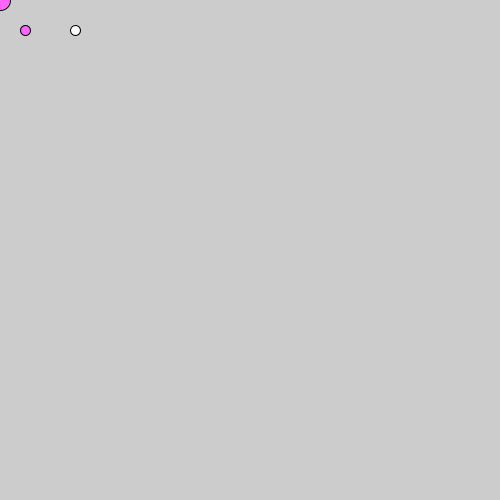
Frame 1 (no input)
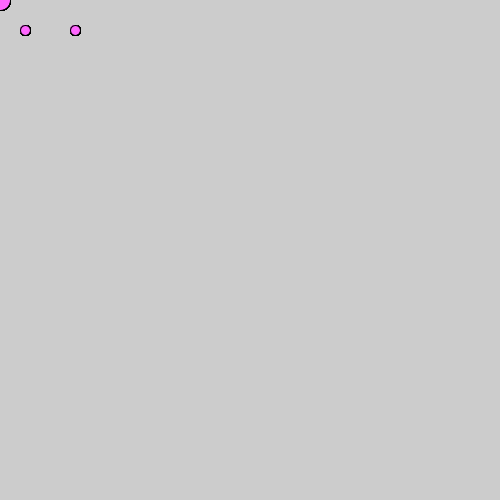
Frame 60 (the mouse pressed at the canvas centre just before this capture)
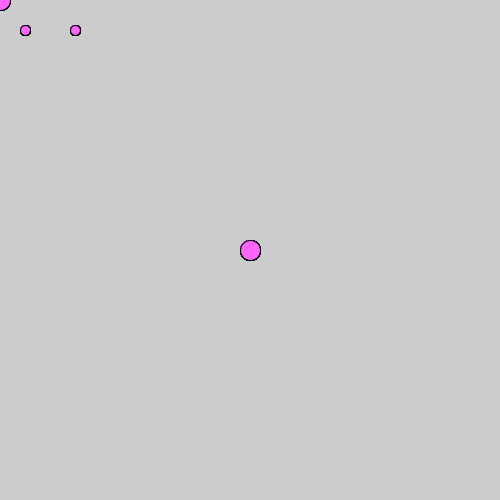
Frame 120 (the mouse held since frame 60 and released just before this capture)

The Processing sketch that drew these frames (run headless with seeded random() and noise(); from frame 60 on, the mouse is pressed at the canvas centre):

// Processing sketch: processing_176575
// ── processing_176575.pde

void setup(){
size(500,500);
}
void draw(){
ellipse(75,30,10,10);
fill(255,102,255);
ellipse(25,30,10,10);
fill(255,102,255);
ellipse(mouseX,mouseY,20,20);
}
